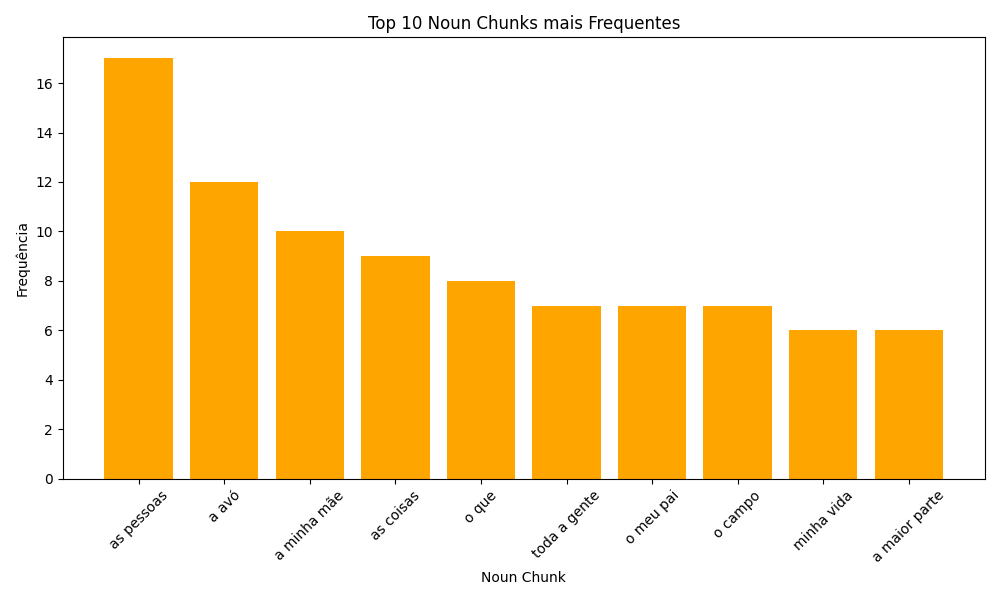

Here is the Python script that generated this plot:
import pandas as pd
import spacy
from collections import Counter
import matplotlib.pyplot as plt

# Carregar modelo spaCy
nlp = spacy.load("pt_core_news_lg")

# Carregar dataset
df = pd.read_csv(r"C:\Users\joana\Desktop\Joana\Universidade\UMinho\HD\AVD\BauFamiliaG1\codigos\dataset_entrevistas.csv")

# Juntar todo o conteúdo textual
texto = " ".join(df["Pergunta"].fillna("") + " " + df["Resposta"].fillna(""))

# Processar com spaCy
doc = nlp(texto)

def clean_chunk(text):
    text = text.strip(",.\"'")
    # Remover vários tipos de traços no início
    while text.startswith(("-", "–", "—")):
        text = text[1:].strip()
    return text.lower()

# Extrair noun chunks com 2+ palavras, limpos
chunks = [
    clean_chunk(chunk.text)
    for chunk in doc.noun_chunks
    if len(clean_chunk(chunk.text).split()) >= 2
]

# Contar frequência
contagem = Counter(chunks)

# Converter para DataFrame
df_chunks = pd.DataFrame(contagem.items(), columns=["Noun Chunk", "Frequência"])
df_chunks = df_chunks.sort_values(by="Frequência", ascending=False)
df_chunks.to_csv("noun_chunks_top10.csv", index=False)

# Gráfico Top 10
top_10 = df_chunks.head(10)
plt.figure(figsize=(10, 6))
plt.bar(top_10["Noun Chunk"], top_10["Frequência"], color="orange")
plt.title("Top 10 Noun Chunks mais Frequentes")
plt.xlabel("Noun Chunk")
plt.ylabel("Frequência")
plt.xticks(rotation=45)
plt.tight_layout()
plt.savefig("noun_chunks_top10.png")
plt.show()
